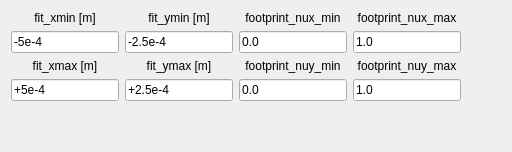
          <widget class="QWidget" name="tab_40">
           <attribute name="title">
            <string>Plot</string>
           </attribute>
           <layout class="QVBoxLayout" name="verticalLayout_150">
            <item>
             <layout class="QHBoxLayout" name="horizontalLayout_92">
              <item>
               <layout class="QHBoxLayout" name="horizontalLayout_84">
                <item>
                 <layout class="QVBoxLayout" name="verticalLayout_123">
                  <item>
                   <widget class="QLabel" name="label_167">
                    <property name="sizePolicy">
                     <sizepolicy hsizetype="Preferred" vsizetype="Preferred">
                      <horstretch>0</horstretch>
                      <verstretch>0</verstretch>
                     </sizepolicy>
                    </property>
                    <property name="text">
                     <string>fit_xmin [m]</string>
                    </property>
                    <property name="alignment">
                     <set>Qt::AlignCenter</set>
                    </property>
                   </widget>
                  </item>
                  <item>
                   <widget class="QLineEdit" name="lineEdit_fit_xmin_tswa_plot">
                    <property name="sizePolicy">
                     <sizepolicy hsizetype="Preferred" vsizetype="Fixed">
                      <horstretch>0</horstretch>
                      <verstretch>0</verstretch>
                     </sizepolicy>
                    </property>
                    <property name="text">
                     <string>-5e-4</string>
                    </property>
                   </widget>
                  </item>
                 </layout>
                </item>
                <item>
                 <layout class="QVBoxLayout" name="verticalLayout_124">
                  <item>
                   <widget class="QLabel" name="label_172">
                    <property name="sizePolicy">
                     <sizepolicy hsizetype="Preferred" vsizetype="Preferred">
                      <horstretch>0</horstretch>
                      <verstretch>0</verstretch>
                     </sizepolicy>
                    </property>
                    <property name="text">
                     <string>fit_ymin [m]</string>
                    </property>
                    <property name="alignment">
                     <set>Qt::AlignCenter</set>
                    </property>
                   </widget>
                  </item>
                  <item>
                   <widget class="QLineEdit" name="lineEdit_fit_ymin_tswa_plot">
                    <property name="sizePolicy">
                     <sizepolicy hsizetype="Preferred" vsizetype="Fixed">
                      <horstretch>0</horstretch>
                      <verstretch>0</verstretch>
                     </sizepolicy>
                    </property>
                    <property name="text">
                     <string>-2.5e-4</string>
                    </property>
                   </widget>
                  </item>
                 </layout>
                </item>
               </layout>
              </item>
              <item>
               <layout class="QHBoxLayout" name="horizontalLayout_90">
                <item>
                 <layout class="QVBoxLayout" name="verticalLayout_125">
                  <item>
                   <widget class="QLabel" name="label_175">
                    <property name="sizePolicy">
                     <sizepolicy hsizetype="Preferred" vsizetype="Preferred">
                      <horstretch>0</horstretch>
                      <verstretch>0</verstretch>
                     </sizepolicy>
                    </property>
                    <property name="text">
                     <string>footprint_nux_min</string>
                    </property>
                    <property name="alignment">
                     <set>Qt::AlignCenter</set>
                    </property>
                   </widget>
                  </item>
                  <item>
                   <widget class="QLineEdit" name="lineEdit_footprint_nux_min_tswa_plot">
                    <property name="sizePolicy">
                     <sizepolicy hsizetype="Preferred" vsizetype="Fixed">
                      <horstretch>0</horstretch>
                      <verstretch>0</verstretch>
                     </sizepolicy>
                    </property>
                    <property name="text">
                     <string>0.0</string>
                    </property>
                   </widget>
                  </item>
                 </layout>
                </item>
                <item>
                 <layout class="QVBoxLayout" name="verticalLayout_126">
                  <item>
                   <widget class="QLabel" name="label_176">
                    <property name="sizePolicy">
                     <sizepolicy hsizetype="Preferred" vsizetype="Preferred">
                      <horstretch>0</horstretch>
                      <verstretch>0</verstretch>
                     </sizepolicy>
                    </property>
                    <property name="text">
                     <string>footprint_nux_max</string>
                    </property>
                    <property name="alignment">
                     <set>Qt::AlignCenter</set>
                    </property>
                   </widget>
                  </item>
                  <item>
                   <widget class="QLineEdit" name="lineEdit_footprint_nux_max_tswa_plot">
                    <property name="sizePolicy">
                     <sizepolicy hsizetype="Preferred" vsizetype="Fixed">
                      <horstretch>0</horstretch>
                      <verstretch>0</verstretch>
                     </sizepolicy>
                    </property>
                    <property name="text">
                     <string>1.0</string>
                    </property>
                   </widget>
                  </item>
                 </layout>
                </item>
               </layout>
              </item>
              <item>
               <spacer name="horizontalSpacer_57">
                <property name="orientation">
                 <enum>Qt::Horizontal</enum>
                </property>
                <property name="sizeHint" stdset="0">
                 <size>
                  <width>40</width>
                  <height>20</height>
                 </size>
                </property>
               </spacer>
              </item>
             </layout>
            </item>
            <item>
             <layout class="QHBoxLayout" name="horizontalLayout_94">
              <item>
               <layout class="QHBoxLayout" name="horizontalLayout_88">
                <item>
                 <layout class="QVBoxLayout" name="verticalLayout_131">
                  <item>
                   <widget class="QLabel" name="label_173">
                    <property name="sizePolicy">
                     <sizepolicy hsizetype="Preferred" vsizetype="Preferred">
                      <horstretch>0</horstretch>
                      <verstretch>0</verstretch>
                     </sizepolicy>
                    </property>
                    <property name="text">
                     <string>fit_xmax [m]</string>
                    </property>
                    <property name="alignment">
                     <set>Qt::AlignCenter</set>
                    </property>
                   </widget>
                  </item>
                  <item>
                   <widget class="QLineEdit" name="lineEdit_fit_xmax_tswa_plot">
                    <property name="sizePolicy">
                     <sizepolicy hsizetype="Preferred" vsizetype="Fixed">
                      <horstretch>0</horstretch>
                      <verstretch>0</verstretch>
                     </sizepolicy>
                    </property>
                    <property name="text">
                     <string>+5e-4</string>
                    </property>
                   </widget>
                  </item>
                 </layout>
                </item>
                <item>
                 <layout class="QVBoxLayout" name="verticalLayout_145">
                  <item>
                   <widget class="QLabel" name="label_174">
                    <property name="sizePolicy">
                     <sizepolicy hsizetype="Preferred" vsizetype="Preferred">
                      <horstretch>0</horstretch>
                      <verstretch>0</verstretch>
                     </sizepolicy>
                    </property>
                    <property name="text">
                     <string>fit_ymax [m]</string>
                    </property>
                    <property name="alignment">
                     <set>Qt::AlignCenter</set>
                    </property>
                   </widget>
                  </item>
                  <item>
                   <widget class="QLineEdit" name="lineEdit_fit_ymax_tswa_plot">
                    <property name="sizePolicy">
                     <sizepolicy hsizetype="Preferred" vsizetype="Fixed">
                      <horstretch>0</horstretch>
                      <verstretch>0</verstretch>
                     </sizepolicy>
                    </property>
                    <property name="text">
                     <string>+2.5e-4</string>
                    </property>
                   </widget>
                  </item>
                 </layout>
                </item>
               </layout>
              </item>
              <item>
               <layout class="QHBoxLayout" name="horizontalLayout_93">
                <item>
                 <layout class="QVBoxLayout" name="verticalLayout_146">
                  <item>
                   <widget class="QLabel" name="label_177">
                    <property name="sizePolicy">
                     <sizepolicy hsizetype="Preferred" vsizetype="Preferred">
                      <horstretch>0</horstretch>
                      <verstretch>0</verstretch>
                     </sizepolicy>
                    </property>
                    <property name="text">
                     <string>footprint_nuy_min</string>
                    </property>
                    <property name="alignment">
                     <set>Qt::AlignCenter</set>
                    </property>
                   </widget>
                  </item>
                  <item>
                   <widget class="QLineEdit" name="lineEdit_footprint_nuy_min_tswa_plot">
                    <property name="sizePolicy">
                     <sizepolicy hsizetype="Preferred" vsizetype="Fixed">
                      <horstretch>0</horstretch>
                      <verstretch>0</verstretch>
                     </sizepolicy>
                    </property>
                    <property name="text">
                     <string>0.0</string>
                    </property>
                   </widget>
                  </item>
                 </layout>
                </item>
                <item>
                 <layout class="QVBoxLayout" name="verticalLayout_149">
                  <item>
                   <widget class="QLabel" name="label_178">
                    <property name="sizePolicy">
                     <sizepolicy hsizetype="Preferred" vsizetype="Preferred">
                      <horstretch>0</horstretch>
                      <verstretch>0</verstretch>
                     </sizepolicy>
                    </property>
                    <property name="text">
                     <string>footprint_nuy_max</string>
                    </property>
                    <property name="alignment">
                     <set>Qt::AlignCenter</set>
                    </property>
                   </widget>
                  </item>
                  <item>
                   <widget class="QLineEdit" name="lineEdit_footprint_nuy_max_tswa_plot">
                    <property name="sizePolicy">
                     <sizepolicy hsizetype="Preferred" vsizetype="Fixed">
                      <horstretch>0</horstretch>
                      <verstretch>0</verstretch>
                     </sizepolicy>
                    </property>
                    <property name="text">
                     <string>1.0</string>
                    </property>
                   </widget>
                  </item>
                 </layout>
                </item>
               </layout>
              </item>
              <item>
               <spacer name="horizontalSpacer_58">
                <property name="orientation">
                 <enum>Qt::Horizontal</enum>
                </property>
                <property name="sizeHint" stdset="0">
                 <size>
                  <width>40</width>
                  <height>20</height>
                 </size>
                </property>
               </spacer>
              </item>
             </layout>
            </item>
            <item>
             <spacer name="verticalSpacer_14">
              <property name="orientation">
               <enum>Qt::Vertical</enum>
              </property>
              <property name="sizeHint" stdset="0">
               <size>
                <width>20</width>
                <height>40</height>
               </size>
              </property>
             </spacer>
            </item>
           </layout>
          </widget>
